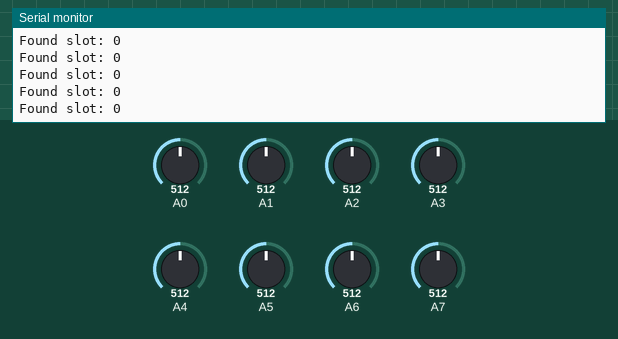
Simulated run of this sketch. Board: Arduino Uno, built with avr-gcc and run on an emulated ATmega328P. Shown: the last lines printed to the serial monitor. The test bench sets the inputs (shaded band); at power-on: A1 = 512, A2 = 512, A0 = 512, A3 = 512, A4 = 512, A5 = 512, A6 = 512, A7 = 512.

Above: at 1.2 s.
1.3 s: A1 set to 290
At 1.72 s:
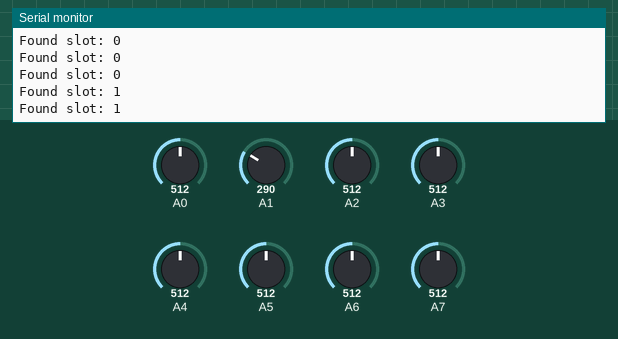
2.8 s: A2 set to 30
At 2.99 s:
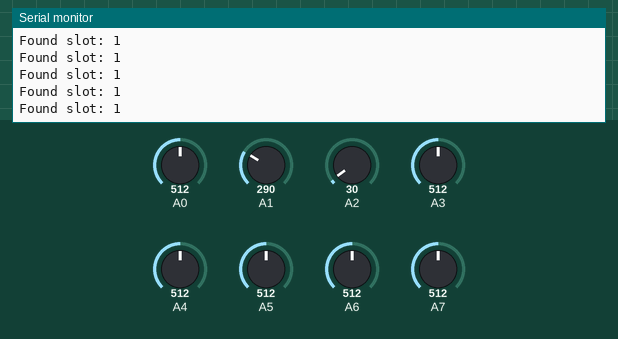
Timing chart, 0 to 5.8 s (numbered marks = the images above; inputs shaded):
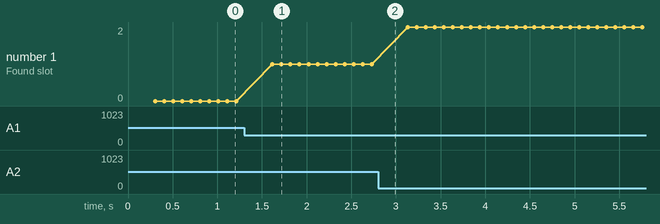

The sketch:

HallSensorTest.ino
```cpp
void setup()
{
 Serial.begin(9600);
}

int getIndexOfMinimumValue(int* array, int size){
 int minIndex = 0;
 int min = array[minIndex];
 for (int i=1; i<size; i++){
   if (array[i]<min){
     min = array[i];
     minIndex = i;
   }
 }
 return minIndex;
}


bool isIncreasing;
int lastLowestIndex;
unsigned long lastTimeMeasured;

void loop()
{
  unsigned long now = millis();

  int values[8];
  values[0] = analogRead(0);
  values[1] = analogRead(1);
  values[2] = analogRead(2);
  values[3] = analogRead(3);
  values[4] = analogRead(4);
  values[5] = analogRead(5);
  values[6] = analogRead(6);
  values[7] = analogRead(7);

  int minIndex = getIndexOfMinimumValue(values, 8);
  if (values[minIndex] < 300 && minIndex != lastLowestIndex) {
   lastLowestIndex = minIndex;
   lastTimeMeasured = now;
  }
  if (now - lastTimeMeasured > 300) {
   Serial.print("Found slot: ");
   Serial.println(lastLowestIndex);
  }

 delay(100);
}
```

Measured:
- after the input at 1.3 s, the serial monitor: prints a new line after 0.32 s (image 1)
- plotted number 1: 0 → 1 after the input at 1.3 s, 1 → 2 after the input at 2.8 s
